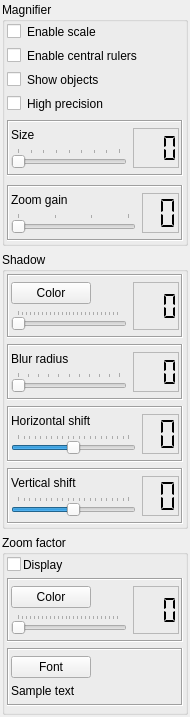
<?xml version="1.0" encoding="UTF-8"?>
<ui version="4.0">
 <class>MagnifierOptions</class>
 <widget class="QWidget" name="MagnifierOptions">
  <property name="geometry">
   <rect>
    <x>0</x>
    <y>0</y>
    <width>190</width>
    <height>717</height>
   </rect>
  </property>
  <property name="sizePolicy">
   <sizepolicy hsizetype="Expanding" vsizetype="MinimumExpanding">
    <horstretch>0</horstretch>
    <verstretch>0</verstretch>
   </sizepolicy>
  </property>
  <property name="windowTitle">
   <string/>
  </property>
  <layout class="QVBoxLayout" name="verticalLayout_2">
   <property name="leftMargin">
    <number>2</number>
   </property>
   <property name="topMargin">
    <number>2</number>
   </property>
   <property name="rightMargin">
    <number>2</number>
   </property>
   <property name="bottomMargin">
    <number>2</number>
   </property>
   <item>
    <widget class="QGroupBox" name="gpbMagnifier">
     <property name="sizePolicy">
      <sizepolicy hsizetype="Expanding" vsizetype="Preferred">
       <horstretch>0</horstretch>
       <verstretch>0</verstretch>
      </sizepolicy>
     </property>
     <property name="title">
      <string>Magnifier</string>
     </property>
     <layout class="QGridLayout" name="gridLayout_5">
      <property name="leftMargin">
       <number>2</number>
      </property>
      <property name="topMargin">
       <number>2</number>
      </property>
      <property name="rightMargin">
       <number>2</number>
      </property>
      <property name="bottomMargin">
       <number>2</number>
      </property>
      <property name="verticalSpacing">
       <number>9</number>
      </property>
      <item row="0" column="0">
       <widget class="QCheckBox" name="chkEnableScale">
        <property name="sizePolicy">
         <sizepolicy hsizetype="Maximum" vsizetype="Preferred">
          <horstretch>0</horstretch>
          <verstretch>0</verstretch>
         </sizepolicy>
        </property>
        <property name="text">
         <string/>
        </property>
       </widget>
      </item>
      <item row="0" column="1">
       <widget class="QLabel" name="label">
        <property name="sizePolicy">
         <sizepolicy hsizetype="Expanding" vsizetype="Preferred">
          <horstretch>0</horstretch>
          <verstretch>0</verstretch>
         </sizepolicy>
        </property>
        <property name="text">
         <string>Enable scale</string>
        </property>
       </widget>
      </item>
      <item row="1" column="0">
       <widget class="QCheckBox" name="chkEnableCentralRulers">
        <property name="sizePolicy">
         <sizepolicy hsizetype="Maximum" vsizetype="Preferred">
          <horstretch>0</horstretch>
          <verstretch>0</verstretch>
         </sizepolicy>
        </property>
        <property name="text">
         <string/>
        </property>
       </widget>
      </item>
      <item row="1" column="1">
       <widget class="QLabel" name="label_2">
        <property name="sizePolicy">
         <sizepolicy hsizetype="Expanding" vsizetype="Preferred">
          <horstretch>0</horstretch>
          <verstretch>0</verstretch>
         </sizepolicy>
        </property>
        <property name="text">
         <string>Enable central rulers</string>
        </property>
       </widget>
      </item>
      <item row="2" column="0">
       <widget class="QCheckBox" name="chkShowObjects">
        <property name="sizePolicy">
         <sizepolicy hsizetype="Maximum" vsizetype="Preferred">
          <horstretch>0</horstretch>
          <verstretch>0</verstretch>
         </sizepolicy>
        </property>
        <property name="text">
         <string/>
        </property>
       </widget>
      </item>
      <item row="2" column="1">
       <widget class="QLabel" name="label_3">
        <property name="sizePolicy">
         <sizepolicy hsizetype="Expanding" vsizetype="Preferred">
          <horstretch>0</horstretch>
          <verstretch>0</verstretch>
         </sizepolicy>
        </property>
        <property name="text">
         <string>Show objects</string>
        </property>
       </widget>
      </item>
      <item row="3" column="0">
       <widget class="QCheckBox" name="chkHighPrecision">
        <property name="sizePolicy">
         <sizepolicy hsizetype="Maximum" vsizetype="Preferred">
          <horstretch>0</horstretch>
          <verstretch>0</verstretch>
         </sizepolicy>
        </property>
        <property name="text">
         <string/>
        </property>
       </widget>
      </item>
      <item row="3" column="1">
       <widget class="QLabel" name="label_4">
        <property name="sizePolicy">
         <sizepolicy hsizetype="Expanding" vsizetype="Preferred">
          <horstretch>0</horstretch>
          <verstretch>0</verstretch>
         </sizepolicy>
        </property>
        <property name="text">
         <string>High precision</string>
        </property>
       </widget>
      </item>
      <item row="4" column="0" colspan="2">
       <widget class="QFrame" name="frame">
        <property name="sizePolicy">
         <sizepolicy hsizetype="Expanding" vsizetype="Preferred">
          <horstretch>0</horstretch>
          <verstretch>0</verstretch>
         </sizepolicy>
        </property>
        <property name="frameShape">
         <enum>QFrame::Box</enum>
        </property>
        <property name="frameShadow">
         <enum>QFrame::Sunken</enum>
        </property>
        <layout class="QGridLayout" name="gridLayout">
         <property name="leftMargin">
          <number>2</number>
         </property>
         <property name="topMargin">
          <number>6</number>
         </property>
         <property name="rightMargin">
          <number>2</number>
         </property>
         <property name="bottomMargin">
          <number>6</number>
         </property>
         <item row="0" column="0">
          <widget class="QLabel" name="lblSize">
           <property name="sizePolicy">
            <sizepolicy hsizetype="Expanding" vsizetype="Preferred">
             <horstretch>0</horstretch>
             <verstretch>0</verstretch>
            </sizepolicy>
           </property>
           <property name="text">
            <string>Size</string>
           </property>
          </widget>
         </item>
         <item row="0" column="1" rowspan="2">
          <widget class="QLCDNumber" name="lcdSize">
           <property name="sizePolicy">
            <sizepolicy hsizetype="Preferred" vsizetype="Preferred">
             <horstretch>0</horstretch>
             <verstretch>0</verstretch>
            </sizepolicy>
           </property>
           <property name="maximumSize">
            <size>
             <width>16777215</width>
             <height>16777215</height>
            </size>
           </property>
           <property name="frameShape">
            <enum>QFrame::StyledPanel</enum>
           </property>
           <property name="frameShadow">
            <enum>QFrame::Sunken</enum>
           </property>
           <property name="smallDecimalPoint">
            <bool>false</bool>
           </property>
           <property name="digitCount">
            <number>3</number>
           </property>
           <property name="segmentStyle">
            <enum>QLCDNumber::Flat</enum>
           </property>
          </widget>
         </item>
         <item row="1" column="0">
          <widget class="QSlider" name="hslSize">
           <property name="sizePolicy">
            <sizepolicy hsizetype="Expanding" vsizetype="Preferred">
             <horstretch>0</horstretch>
             <verstretch>0</verstretch>
            </sizepolicy>
           </property>
           <property name="minimum">
            <number>48</number>
           </property>
           <property name="maximum">
            <number>128</number>
           </property>
           <property name="singleStep">
            <number>16</number>
           </property>
           <property name="orientation">
            <enum>Qt::Horizontal</enum>
           </property>
           <property name="tickPosition">
            <enum>QSlider::TicksAbove</enum>
           </property>
          </widget>
         </item>
        </layout>
       </widget>
      </item>
      <item row="5" column="0" colspan="2">
       <widget class="QFrame" name="frame_2">
        <property name="sizePolicy">
         <sizepolicy hsizetype="Expanding" vsizetype="Preferred">
          <horstretch>0</horstretch>
          <verstretch>0</verstretch>
         </sizepolicy>
        </property>
        <property name="frameShape">
         <enum>QFrame::Box</enum>
        </property>
        <property name="frameShadow">
         <enum>QFrame::Sunken</enum>
        </property>
        <layout class="QGridLayout" name="gridLayout_2">
         <property name="leftMargin">
          <number>2</number>
         </property>
         <property name="topMargin">
          <number>6</number>
         </property>
         <property name="rightMargin">
          <number>2</number>
         </property>
         <property name="bottomMargin">
          <number>6</number>
         </property>
         <item row="1" column="0">
          <widget class="QSlider" name="hslZoomFactor">
           <property name="sizePolicy">
            <sizepolicy hsizetype="Expanding" vsizetype="Preferred">
             <horstretch>0</horstretch>
             <verstretch>0</verstretch>
            </sizepolicy>
           </property>
           <property name="minimum">
            <number>1</number>
           </property>
           <property name="maximum">
            <number>4</number>
           </property>
           <property name="pageStep">
            <number>1</number>
           </property>
           <property name="orientation">
            <enum>Qt::Horizontal</enum>
           </property>
           <property name="tickPosition">
            <enum>QSlider::TicksAbove</enum>
           </property>
          </widget>
         </item>
         <item row="0" column="0">
          <widget class="QLabel" name="lblZoomFactor">
           <property name="sizePolicy">
            <sizepolicy hsizetype="Expanding" vsizetype="Preferred">
             <horstretch>0</horstretch>
             <verstretch>0</verstretch>
            </sizepolicy>
           </property>
           <property name="text">
            <string>Zoom gain</string>
           </property>
          </widget>
         </item>
         <item row="0" column="1" rowspan="2">
          <widget class="QLCDNumber" name="lcdZoomFactor">
           <property name="sizePolicy">
            <sizepolicy hsizetype="Minimum" vsizetype="Preferred">
             <horstretch>0</horstretch>
             <verstretch>0</verstretch>
            </sizepolicy>
           </property>
           <property name="maximumSize">
            <size>
             <width>16777215</width>
             <height>16777215</height>
            </size>
           </property>
           <property name="frameShape">
            <enum>QFrame::StyledPanel</enum>
           </property>
           <property name="frameShadow">
            <enum>QFrame::Sunken</enum>
           </property>
           <property name="digitCount">
            <number>2</number>
           </property>
           <property name="segmentStyle">
            <enum>QLCDNumber::Flat</enum>
           </property>
          </widget>
         </item>
        </layout>
       </widget>
      </item>
     </layout>
    </widget>
   </item>
   <item>
    <widget class="QGroupBox" name="gpbShadow">
     <property name="sizePolicy">
      <sizepolicy hsizetype="Expanding" vsizetype="Preferred">
       <horstretch>0</horstretch>
       <verstretch>0</verstretch>
      </sizepolicy>
     </property>
     <property name="title">
      <string>Shadow</string>
     </property>
     <layout class="QVBoxLayout" name="verticalLayout">
      <property name="leftMargin">
       <number>2</number>
      </property>
      <property name="topMargin">
       <number>2</number>
      </property>
      <property name="rightMargin">
       <number>2</number>
      </property>
      <property name="bottomMargin">
       <number>2</number>
      </property>
      <item>
       <widget class="QFrame" name="frame_6">
        <property name="frameShape">
         <enum>QFrame::Box</enum>
        </property>
        <property name="frameShadow">
         <enum>QFrame::Sunken</enum>
        </property>
        <layout class="QGridLayout" name="gridLayout_8">
         <property name="leftMargin">
          <number>2</number>
         </property>
         <property name="topMargin">
          <number>6</number>
         </property>
         <property name="rightMargin">
          <number>2</number>
         </property>
         <property name="bottomMargin">
          <number>6</number>
         </property>
         <item row="0" column="0">
          <widget class="QPushButton" name="btnShadowColor">
           <property name="sizePolicy">
            <sizepolicy hsizetype="Preferred" vsizetype="Fixed">
             <horstretch>0</horstretch>
             <verstretch>0</verstretch>
            </sizepolicy>
           </property>
           <property name="text">
            <string>Color</string>
           </property>
          </widget>
         </item>
         <item row="0" column="1">
          <spacer name="horizontalSpacer">
           <property name="orientation">
            <enum>Qt::Horizontal</enum>
           </property>
           <property name="sizeHint" stdset="0">
            <size>
             <width>34</width>
             <height>17</height>
            </size>
           </property>
          </spacer>
         </item>
         <item row="1" column="0" colspan="2">
          <widget class="QSlider" name="hslOpacity">
           <property name="sizePolicy">
            <sizepolicy hsizetype="Expanding" vsizetype="Preferred">
             <horstretch>0</horstretch>
             <verstretch>0</verstretch>
            </sizepolicy>
           </property>
           <property name="maximum">
            <number>255</number>
           </property>
           <property name="orientation">
            <enum>Qt::Horizontal</enum>
           </property>
           <property name="tickPosition">
            <enum>QSlider::TicksAbove</enum>
           </property>
          </widget>
         </item>
         <item row="0" column="2" rowspan="2">
          <widget class="QLCDNumber" name="lcdOpacity">
           <property name="sizePolicy">
            <sizepolicy hsizetype="Minimum" vsizetype="Preferred">
             <horstretch>0</horstretch>
             <verstretch>0</verstretch>
            </sizepolicy>
           </property>
           <property name="maximumSize">
            <size>
             <width>16777215</width>
             <height>16777215</height>
            </size>
           </property>
           <property name="frameShape">
            <enum>QFrame::StyledPanel</enum>
           </property>
           <property name="frameShadow">
            <enum>QFrame::Sunken</enum>
           </property>
           <property name="digitCount">
            <number>3</number>
           </property>
           <property name="segmentStyle">
            <enum>QLCDNumber::Flat</enum>
           </property>
          </widget>
         </item>
        </layout>
       </widget>
      </item>
      <item>
       <widget class="QFrame" name="frame_5">
        <property name="sizePolicy">
         <sizepolicy hsizetype="Expanding" vsizetype="Preferred">
          <horstretch>0</horstretch>
          <verstretch>0</verstretch>
         </sizepolicy>
        </property>
        <property name="frameShape">
         <enum>QFrame::Box</enum>
        </property>
        <property name="frameShadow">
         <enum>QFrame::Sunken</enum>
        </property>
        <layout class="QGridLayout" name="gridLayout_7">
         <property name="leftMargin">
          <number>2</number>
         </property>
         <property name="topMargin">
          <number>6</number>
         </property>
         <property name="rightMargin">
          <number>2</number>
         </property>
         <property name="bottomMargin">
          <number>6</number>
         </property>
         <item row="1" column="0">
          <widget class="QSlider" name="hslBlurRadius">
           <property name="sizePolicy">
            <sizepolicy hsizetype="Expanding" vsizetype="Preferred">
             <horstretch>0</horstretch>
             <verstretch>0</verstretch>
            </sizepolicy>
           </property>
           <property name="maximum">
            <number>10</number>
           </property>
           <property name="orientation">
            <enum>Qt::Horizontal</enum>
           </property>
           <property name="tickPosition">
            <enum>QSlider::TicksAbove</enum>
           </property>
          </widget>
         </item>
         <item row="0" column="0">
          <widget class="QLabel" name="lblBlurRadius">
           <property name="sizePolicy">
            <sizepolicy hsizetype="Expanding" vsizetype="Preferred">
             <horstretch>0</horstretch>
             <verstretch>0</verstretch>
            </sizepolicy>
           </property>
           <property name="text">
            <string>Blur radius</string>
           </property>
          </widget>
         </item>
         <item row="0" column="1" rowspan="2">
          <widget class="QLCDNumber" name="lcdBlurRadius">
           <property name="sizePolicy">
            <sizepolicy hsizetype="Minimum" vsizetype="Preferred">
             <horstretch>0</horstretch>
             <verstretch>0</verstretch>
            </sizepolicy>
           </property>
           <property name="maximumSize">
            <size>
             <width>16777215</width>
             <height>16777215</height>
            </size>
           </property>
           <property name="frameShape">
            <enum>QFrame::StyledPanel</enum>
           </property>
           <property name="frameShadow">
            <enum>QFrame::Sunken</enum>
           </property>
           <property name="digitCount">
            <number>3</number>
           </property>
           <property name="segmentStyle">
            <enum>QLCDNumber::Flat</enum>
           </property>
          </widget>
         </item>
        </layout>
       </widget>
      </item>
      <item>
       <widget class="QFrame" name="frame_4">
        <property name="sizePolicy">
         <sizepolicy hsizetype="Expanding" vsizetype="Preferred">
          <horstretch>0</horstretch>
          <verstretch>0</verstretch>
         </sizepolicy>
        </property>
        <property name="frameShape">
         <enum>QFrame::Box</enum>
        </property>
        <property name="frameShadow">
         <enum>QFrame::Sunken</enum>
        </property>
        <layout class="QGridLayout" name="gridLayout_6">
         <property name="leftMargin">
          <number>2</number>
         </property>
         <property name="topMargin">
          <number>6</number>
         </property>
         <property name="rightMargin">
          <number>2</number>
         </property>
         <property name="bottomMargin">
          <number>6</number>
         </property>
         <item row="1" column="0">
          <widget class="QSlider" name="hslHorizontalShift">
           <property name="sizePolicy">
            <sizepolicy hsizetype="Expanding" vsizetype="Preferred">
             <horstretch>0</horstretch>
             <verstretch>0</verstretch>
            </sizepolicy>
           </property>
           <property name="minimum">
            <number>-10</number>
           </property>
           <property name="maximum">
            <number>10</number>
           </property>
           <property name="pageStep">
            <number>5</number>
           </property>
           <property name="orientation">
            <enum>Qt::Horizontal</enum>
           </property>
           <property name="tickPosition">
            <enum>QSlider::TicksAbove</enum>
           </property>
          </widget>
         </item>
         <item row="0" column="0">
          <widget class="QLabel" name="lblHorizontalShift">
           <property name="sizePolicy">
            <sizepolicy hsizetype="Expanding" vsizetype="Preferred">
             <horstretch>0</horstretch>
             <verstretch>0</verstretch>
            </sizepolicy>
           </property>
           <property name="text">
            <string>Horizontal shift</string>
           </property>
          </widget>
         </item>
         <item row="0" column="1" rowspan="2">
          <widget class="QLCDNumber" name="lcdHorizontalShift">
           <property name="sizePolicy">
            <sizepolicy hsizetype="Minimum" vsizetype="Preferred">
             <horstretch>0</horstretch>
             <verstretch>0</verstretch>
            </sizepolicy>
           </property>
           <property name="maximumSize">
            <size>
             <width>16777215</width>
             <height>16777215</height>
            </size>
           </property>
           <property name="frameShape">
            <enum>QFrame::StyledPanel</enum>
           </property>
           <property name="frameShadow">
            <enum>QFrame::Sunken</enum>
           </property>
           <property name="digitCount">
            <number>2</number>
           </property>
           <property name="segmentStyle">
            <enum>QLCDNumber::Flat</enum>
           </property>
          </widget>
         </item>
        </layout>
       </widget>
      </item>
      <item>
       <widget class="QFrame" name="frame_3">
        <property name="sizePolicy">
         <sizepolicy hsizetype="Expanding" vsizetype="Preferred">
          <horstretch>0</horstretch>
          <verstretch>0</verstretch>
         </sizepolicy>
        </property>
        <property name="frameShape">
         <enum>QFrame::Box</enum>
        </property>
        <property name="frameShadow">
         <enum>QFrame::Sunken</enum>
        </property>
        <layout class="QGridLayout" name="gridLayout_3">
         <property name="leftMargin">
          <number>2</number>
         </property>
         <property name="topMargin">
          <number>6</number>
         </property>
         <property name="rightMargin">
          <number>2</number>
         </property>
         <property name="bottomMargin">
          <number>6</number>
         </property>
         <item row="1" column="0">
          <widget class="QSlider" name="hslVerticalShift">
           <property name="sizePolicy">
            <sizepolicy hsizetype="Expanding" vsizetype="Preferred">
             <horstretch>0</horstretch>
             <verstretch>0</verstretch>
            </sizepolicy>
           </property>
           <property name="minimum">
            <number>-10</number>
           </property>
           <property name="maximum">
            <number>10</number>
           </property>
           <property name="pageStep">
            <number>5</number>
           </property>
           <property name="orientation">
            <enum>Qt::Horizontal</enum>
           </property>
           <property name="tickPosition">
            <enum>QSlider::TicksAbove</enum>
           </property>
          </widget>
         </item>
         <item row="0" column="0">
          <widget class="QLabel" name="lblVerticalShift">
           <property name="sizePolicy">
            <sizepolicy hsizetype="Expanding" vsizetype="Preferred">
             <horstretch>0</horstretch>
             <verstretch>0</verstretch>
            </sizepolicy>
           </property>
           <property name="text">
            <string>Vertical shift</string>
           </property>
          </widget>
         </item>
         <item row="0" column="1" rowspan="2">
          <widget class="QLCDNumber" name="lcdVerticalShift">
           <property name="sizePolicy">
            <sizepolicy hsizetype="Minimum" vsizetype="Preferred">
             <horstretch>0</horstretch>
             <verstretch>0</verstretch>
            </sizepolicy>
           </property>
           <property name="maximumSize">
            <size>
             <width>16777215</width>
             <height>16777215</height>
            </size>
           </property>
           <property name="frameShape">
            <enum>QFrame::StyledPanel</enum>
           </property>
           <property name="frameShadow">
            <enum>QFrame::Sunken</enum>
           </property>
           <property name="digitCount">
            <number>2</number>
           </property>
           <property name="segmentStyle">
            <enum>QLCDNumber::Flat</enum>
           </property>
          </widget>
         </item>
        </layout>
       </widget>
      </item>
     </layout>
    </widget>
   </item>
   <item>
    <widget class="QGroupBox" name="gpbZoomFactor">
     <property name="sizePolicy">
      <sizepolicy hsizetype="Expanding" vsizetype="Preferred">
       <horstretch>0</horstretch>
       <verstretch>0</verstretch>
      </sizepolicy>
     </property>
     <property name="title">
      <string>Zoom factor</string>
     </property>
     <layout class="QGridLayout" name="gridLayout_10">
      <property name="leftMargin">
       <number>2</number>
      </property>
      <property name="topMargin">
       <number>2</number>
      </property>
      <property name="rightMargin">
       <number>2</number>
      </property>
      <property name="bottomMargin">
       <number>6</number>
      </property>
      <property name="horizontalSpacing">
       <number>2</number>
      </property>
      <item row="0" column="0">
       <widget class="QCheckBox" name="chkZoomFactorDisplay">
        <property name="sizePolicy">
         <sizepolicy hsizetype="Maximum" vsizetype="Preferred">
          <horstretch>0</horstretch>
          <verstretch>0</verstretch>
         </sizepolicy>
        </property>
        <property name="text">
         <string/>
        </property>
       </widget>
      </item>
      <item row="0" column="1">
       <widget class="QLabel" name="label_5">
        <property name="sizePolicy">
         <sizepolicy hsizetype="Expanding" vsizetype="Preferred">
          <horstretch>0</horstretch>
          <verstretch>0</verstretch>
         </sizepolicy>
        </property>
        <property name="text">
         <string>Display</string>
        </property>
       </widget>
      </item>
      <item row="1" column="0" colspan="2">
       <widget class="QFrame" name="frame_8">
        <property name="frameShape">
         <enum>QFrame::Box</enum>
        </property>
        <property name="frameShadow">
         <enum>QFrame::Sunken</enum>
        </property>
        <layout class="QGridLayout" name="gridLayout_9">
         <property name="leftMargin">
          <number>2</number>
         </property>
         <property name="topMargin">
          <number>6</number>
         </property>
         <property name="rightMargin">
          <number>2</number>
         </property>
         <property name="bottomMargin">
          <number>6</number>
         </property>
         <item row="0" column="0">
          <widget class="QPushButton" name="btnZoomFactorColor">
           <property name="sizePolicy">
            <sizepolicy hsizetype="Preferred" vsizetype="Fixed">
             <horstretch>0</horstretch>
             <verstretch>0</verstretch>
            </sizepolicy>
           </property>
           <property name="text">
            <string>Color</string>
           </property>
          </widget>
         </item>
         <item row="1" column="0" rowspan="2" colspan="2">
          <widget class="QSlider" name="hslZoomFactorOpacity">
           <property name="sizePolicy">
            <sizepolicy hsizetype="Expanding" vsizetype="Preferred">
             <horstretch>0</horstretch>
             <verstretch>0</verstretch>
            </sizepolicy>
           </property>
           <property name="maximum">
            <number>255</number>
           </property>
           <property name="orientation">
            <enum>Qt::Horizontal</enum>
           </property>
           <property name="tickPosition">
            <enum>QSlider::TicksAbove</enum>
           </property>
          </widget>
         </item>
         <item row="0" column="1">
          <spacer name="horizontalSpacer_3">
           <property name="orientation">
            <enum>Qt::Horizontal</enum>
           </property>
           <property name="sizeHint" stdset="0">
            <size>
             <width>5</width>
             <height>20</height>
            </size>
           </property>
          </spacer>
         </item>
         <item row="0" column="2" rowspan="3">
          <widget class="QLCDNumber" name="lcdZoomFactorOpacity">
           <property name="sizePolicy">
            <sizepolicy hsizetype="Minimum" vsizetype="Preferred">
             <horstretch>0</horstretch>
             <verstretch>0</verstretch>
            </sizepolicy>
           </property>
           <property name="maximumSize">
            <size>
             <width>16777215</width>
             <height>16777215</height>
            </size>
           </property>
           <property name="frameShape">
            <enum>QFrame::StyledPanel</enum>
           </property>
           <property name="frameShadow">
            <enum>QFrame::Sunken</enum>
           </property>
           <property name="digitCount">
            <number>3</number>
           </property>
           <property name="segmentStyle">
            <enum>QLCDNumber::Flat</enum>
           </property>
          </widget>
         </item>
        </layout>
       </widget>
      </item>
      <item row="2" column="0" colspan="2">
       <widget class="QFrame" name="frame_7">
        <property name="frameShape">
         <enum>QFrame::Box</enum>
        </property>
        <property name="frameShadow">
         <enum>QFrame::Sunken</enum>
        </property>
        <layout class="QGridLayout" name="gridLayout_4">
         <property name="leftMargin">
          <number>2</number>
         </property>
         <property name="topMargin">
          <number>6</number>
         </property>
         <property name="rightMargin">
          <number>2</number>
         </property>
         <property name="bottomMargin">
          <number>6</number>
         </property>
         <item row="0" column="0">
          <widget class="QPushButton" name="btnZoomFactorFont">
           <property name="sizePolicy">
            <sizepolicy hsizetype="Preferred" vsizetype="Fixed">
             <horstretch>0</horstretch>
             <verstretch>0</verstretch>
            </sizepolicy>
           </property>
           <property name="text">
            <string>Font</string>
           </property>
          </widget>
         </item>
         <item row="0" column="1">
          <spacer name="horizontalSpacer_2">
           <property name="orientation">
            <enum>Qt::Horizontal</enum>
           </property>
           <property name="sizeHint" stdset="0">
            <size>
             <width>5</width>
             <height>20</height>
            </size>
           </property>
          </spacer>
         </item>
         <item row="1" column="0" colspan="2">
          <widget class="QLabel" name="lblZoomFactorFont">
           <property name="sizePolicy">
            <sizepolicy hsizetype="Expanding" vsizetype="Preferred">
             <horstretch>0</horstretch>
             <verstretch>0</verstretch>
            </sizepolicy>
           </property>
           <property name="text">
            <string>Sample text</string>
           </property>
           <property name="wordWrap">
            <bool>true</bool>
           </property>
          </widget>
         </item>
        </layout>
       </widget>
      </item>
     </layout>
    </widget>
   </item>
  </layout>
 </widget>
 <resources/>
 <connections/>
</ui>
